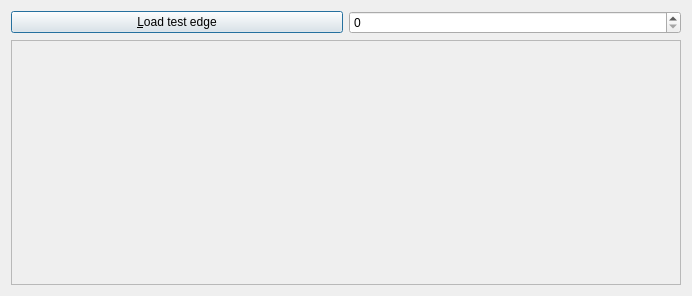
<?xml version="1.0" encoding="UTF-8"?>
<ui version="4.0">
 <class>QtConceptMapTestEdgeDialog</class>
 <widget class="QDialog" name="QtConceptMapTestEdgeDialog">
  <property name="geometry">
   <rect>
    <x>0</x>
    <y>0</y>
    <width>692</width>
    <height>296</height>
   </rect>
  </property>
  <property name="windowTitle">
   <string>Test Edge</string>
  </property>
  <layout class="QGridLayout" name="gridLayout">
   <item row="0" column="0">
    <layout class="QHBoxLayout" name="horizontalLayout">
     <item>
      <widget class="QPushButton" name="button_load">
       <property name="text">
        <string>&amp;Load test edge</string>
       </property>
      </widget>
     </item>
     <item>
      <widget class="QSpinBox" name="box_test"/>
     </item>
    </layout>
   </item>
   <item row="1" column="0">
    <widget class="QScrollArea" name="scrollArea">
     <property name="widgetResizable">
      <bool>true</bool>
     </property>
     <widget class="QWidget" name="scrollAreaWidgetContents">
      <property name="geometry">
       <rect>
        <x>0</x>
        <y>0</y>
        <width>670</width>
        <height>239</height>
       </rect>
      </property>
     </widget>
    </widget>
   </item>
  </layout>
 </widget>
 <resources/>
 <connections/>
</ui>
